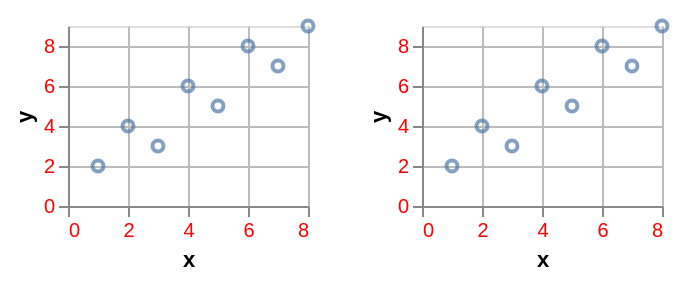

Vega-Lite specification for this chart:
### Vega-Lite specification from a JSON file in a GitHub repository (floating-point values rounded to 4 significant figures)
{"$schema": "https://vega.github.io/schema/vega-lite/v6.json", "padding": 5, "autosize": "pad", "data": {"name": "table", "values": [{"c": "A", "g": "p", "x": 1, "y": 2, "v": 5, "t": "2024-01-15", "o": {"v": 3}, "IMDB Rating": 6.1, "d": "x1"}, {"c": "B", "g": "q", "x": 2, "y": 4, "v": 9, "t": "2024-02-20", "o": {"v": 7}, "IMDB Rating": 7.4, "d": "x2"}, {"c": "A", "g": "q", "x": 3, "y": 3, "v": 2, "t": "2024-03-05", "o": {"v": 1}, "IMDB Rating": 5.2, "d": "x1"}, {"c": "C", "g": "p", "x": 4, "y": 6, "v": 7, "t": "2024-05-30", "o": {"v": 4}, "IMDB Rating": 8.8, "d": "x3"}, {"c": "B", "g": "p", "x": 5, "y": 5, "v": 4, "t": "2024-07-11", "o": {"v": 9}, "IMDB Rating": 6.9, "d": "x2"}, {"c": "C", "g": "q", "x": 6, "y": 8, "v": 6, "t": "2024-09-02", "o": {"v": 2}, "IMDB Rating": 7.7, "d": "x3"}, {"c": "A", "g": "p", "x": 7, "y": 7, "v": 8, "t": "2024-11-25", "o": {"v": 5}, "IMDB Rating": 4.4, "d": "x1"}, {"c": "B", "g": "q", "x": 8, "y": 9, "v": 3, "t": "2024-12-31", "o": {"v": 8}, "IMDB Rating": 9.1, "d": "x2"}]}, "config": {"axis": {"gridColor": "#bbb", "labelColor": "red"}}, "hconcat": [{"mark": "point", "width": 120, "height": 90, "encoding": {"x": {"field": "x", "type": "quantitative"}, "y": {"field": "y", "type": "quantitative"}}}, {"mark": "point", "width": 120, "height": 90, "encoding": {"x": {"field": "x", "type": "quantitative"}, "y": {"field": "y", "type": "quantitative"}}}]}
